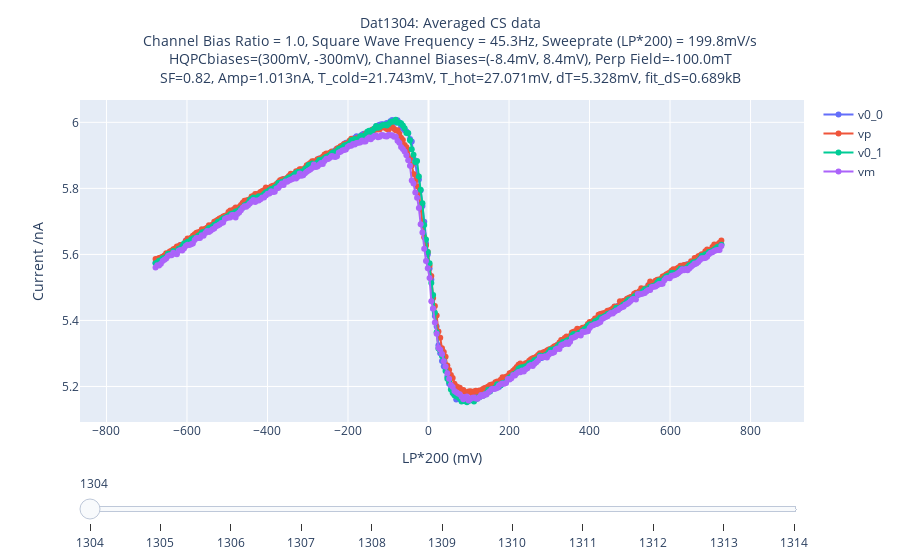
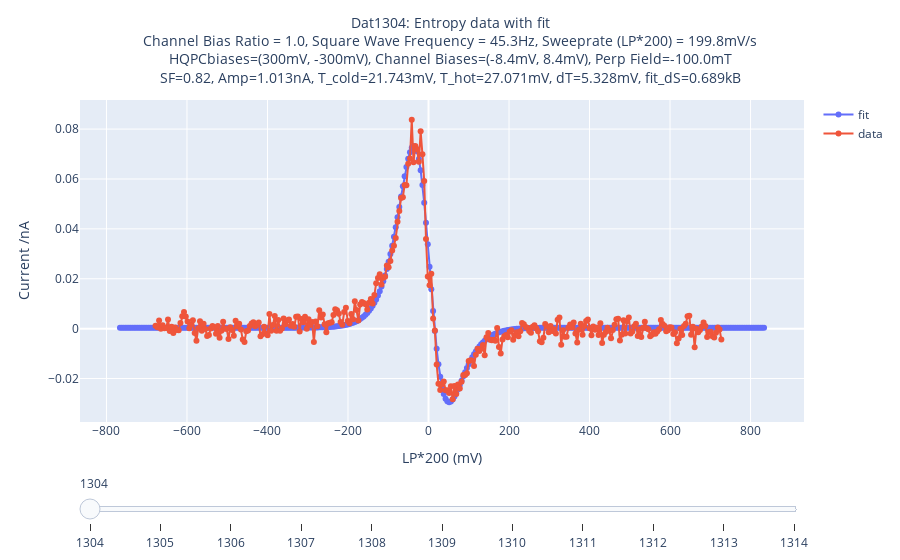
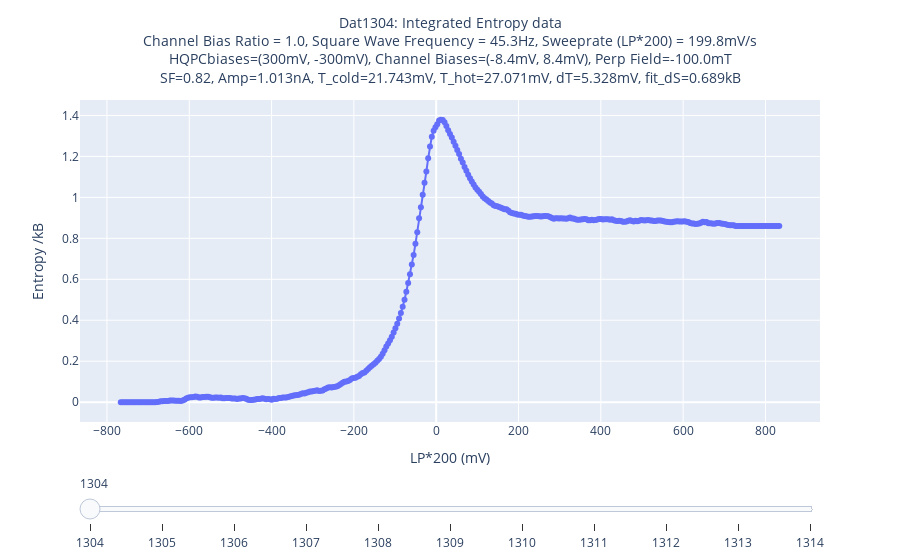

Notebook cell for these charts, in order:
### Code cell
save_graphs=save_graphs
for fig, name in zip([fig1, fig2, fig3], ['AveragedCS_vs_Channel_bias', 'Average_Entropy_With_Fit', 'Averaged_Integrated_Entropy']):
    fig.update_layout(hovermode = 'x unified',
                     title=dict(y=0.95,x=0.5,xanchor='center',yanchor='top', font=dict(size=14)))
    if save_graphs: 
        fig.write_html(export_path+f'Dats{dats[0].datnum}-{dats[-1].datnum}{name}.html')
    fig.show()

### Figure 1 — Plotly figure (JSON) as saved in the notebook; plotly's stock layout.template omitted (floating-point values rounded to 4 significant figures; data arrays with more than 128 entries replaced by an {"elided": "..."} marker saying what was removed)
{"data": [{"mode": "lines+markers", "name": "v0_0", "type": "scatter", "visible": true, "x": {"elided": "363 float values"}, "y": {"elided": "363 float values"}}, {"mode": "lines+markers", "name": "vp", "type": "scatter", "visible": true, "x": {"elided": "363 float values"}, "y": {"elided": "363 float values"}}, {"mode": "lines+markers", "name": "v0_1", "type": "scatter", "visible": true, "x": {"elided": "363 float values"}, "y": {"elided": "363 float values"}}, {"mode": "lines+markers", "name": "vm", "type": "scatter", "visible": true, "x": {"elided": "363 float values"}, "y": {"elided": "363 float values"}}, {"mode": "lines+markers", "name": "v0_0", "type": "scatter", "visible": false, "x": {"elided": "363 float values"}, "y": {"elided": "363 float values"}}, {"mode": "lines+markers", "name": "vp", "type": "scatter", "visible": false, "x": {"elided": "363 float values"}, "y": {"elided": "363 float values"}}, {"mode": "lines+markers", "name": "v0_1", "type": "scatter", "visible": false, "x": {"elided": "363 float values"}, "y": {"elided": "363 float values"}}, {"mode": "lines+markers", "name": "vm", "type": "scatter", "visible": false, "x": {"elided": "363 float values"}, "y": {"elided": "363 float values"}}, {"mode": "lines+markers", "name": "v0_0", "type": "scatter", "visible": false, "x": {"elided": "363 float values"}, "y": {"elided": "363 float values"}}, {"mode": "lines+markers", "name": "vp", "type": "scatter", "visible": false, "x": {"elided": "363 float values"}, "y": {"elided": "363 float values"}}, {"mode": "lines+markers", "name": "v0_1", "type": "scatter", "visible": false, "x": {"elided": "363 float values"}, "y": {"elided": "363 float values"}}, {"mode": "lines+markers", "name": "vm", "type": "scatter", "visible": false, "x": {"elided": "363 float values"}, "y": {"elided": "363 float values"}}, {"mode": "lines+markers", "name": "v0_0", "type": "scatter", "visible": false, "x": {"elided": "363 float values"}, "y": {"elided": "363 float values"}}, {"mode": "lines+markers", "name": "vp", "type": "scatter", "visible": false, "x": {"elided": "363 float values"}, "y": {"elided": "363 float values"}}, {"mode": "lines+markers", "name": "v0_1", "type": "scatter", "visible": false, "x": {"elided": "363 float values"}, "y": {"elided": "363 float values"}}, {"mode": "lines+markers", "name": "vm", "type": "scatter", "visible": false, "x": {"elided": "363 float values"}, "y": {"elided": "363 float values"}}, {"mode": "lines+markers", "name": "v0_0", "type": "scatter", "visible": false, "x": {"elided": "363 float values"}, "y": {"elided": "363 float values"}}, {"mode": "lines+markers", "name": "vp", "type": "scatter", "visible": false, "x": {"elided": "363 float values"}, "y": {"elided": "363 float values"}}, {"mode": "lines+markers", "name": "v0_1", "type": "scatter", "visible": false, "x": {"elided": "363 float values"}, "y": {"elided": "363 float values"}}, {"mode": "lines+markers", "name": "vm", "type": "scatter", "visible": false, "x": {"elided": "363 float values"}, "y": {"elided": "363 float values"}}, {"mode": "lines+markers", "name": "v0_0", "type": "scatter", "visible": false, "x": {"elided": "363 float values"}, "y": {"elided": "363 float values"}}, {"mode": "lines+markers", "name": "vp", "type": "scatter", "visible": false, "x": {"elided": "363 float values"}, "y": {"elided": "363 float values"}}, {"mode": "lines+markers", "name": "v0_1", "type": "scatter", "visible": false, "x": {"elided": "363 float values"}, "y": {"elided": "363 float values"}}, {"mode": "lines+markers", "name": "vm", "type": "scatter", "visible": false, "x": {"elided": "363 float values"}, "y": {"elided": "363 float values"}}, {"mode": "lines+markers", "name": "v0_0", "type": "scatter", "visible": false, "x": {"elided": "363 float values"}, "y": {"elided": "363 float values"}}, {"mode": "lines+markers", "name": "vp", "type": "scatter", "visible": false, "x": {"elided": "363 float values"}, "y": {"elided": "363 float values"}}, {"mode": "lines+markers", "name": "v0_1", "type": "scatter", "visible": false, "x": {"elided": "363 float values"}, "y": {"elided": "363 float values"}}, {"mode": "lines+markers", "name": "vm", "type": "scatter", "visible": false, "x": {"elided": "363 float values"}, "y": {"elided": "363 float values"}}, {"mode": "lines+markers", "name": "v0_0", "type": "scatter", "visible": false, "x": {"elided": "363 float values"}, "y": {"elided": "363 float values"}}, {"mode": "lines+markers", "name": "vp", "type": "scatter", "visible": false, "x": {"elided": "363 float values"}, "y": {"elided": "363 float values"}}, {"mode": "lines+markers", "name": "v0_1", "type": "scatter", "visible": false, "x": {"elided": "363 float values"}, "y": {"elided": "363 float values"}}, {"mode": "lines+markers", "name": "vm", "type": "scatter", "visible": false, "x": {"elided": "363 float values"}, "y": {"elided": "363 float values"}}, {"mode": "lines+markers", "name": "v0_0", "type": "scatter", "visible": false, "x": {"elided": "363 float values"}, "y": {"elided": "363 float values"}}, {"mode": "lines+markers", "name": "vp", "type": "scatter", "visible": false, "x": {"elided": "363 float values"}, "y": {"elided": "363 float values"}}, {"mode": "lines+markers", "name": "v0_1", "type": "scatter", "visible": false, "x": {"elided": "363 float values"}, "y": {"elided": "363 float values"}}, {"mode": "lines+markers", "name": "vm", "type": "scatter", "visible": false, "x": {"elided": "363 float values"}, "y": {"elided": "363 float values"}}, {"mode": "lines+markers", "name": "v0_0", "type": "scatter", "visible": false, "x": {"elided": "363 float values"}, "y": {"elided": "363 float values"}}, {"mode": "lines+markers", "name": "vp", "type": "scatter", "visible": false, "x": {"elided": "363 float values"}, "y": {"elided": "363 float values"}}, {"mode": "lines+markers", "name": "v0_1", "type": "scatter", "visible": false, "x": {"elided": "363 float values"}, "y": {"elided": "363 float values"}}, {"mode": "lines+markers", "name": "vm", "type": "scatter", "visible": false, "x": {"elided": "363 float values"}, "y": {"elided": "363 float values"}}, {"mode": "lines+markers", "name": "v0_0", "type": "scatter", "visible": false, "x": {"elided": "363 float values"}, "y": {"elided": "363 float values"}}, {"mode": "lines+markers", "name": "vp", "type": "scatter", "visible": false, "x": {"elided": "363 float values"}, "y": {"elided": "363 float values"}}, {"mode": "lines+markers", "name": "v0_1", "type": "scatter", "visible": false, "x": {"elided": "363 float values"}, "y": {"elided": "363 float values"}}, {"mode": "lines+markers", "name": "vm", "type": "scatter", "visible": false, "x": {"elided": "363 float values"}, "y": {"elided": "363 float values"}}], "layout": {"autosize": true, "hovermode": "x unified", "sliders": [{"active": 0, "currentvalue": {"prefix": ""}, "pad": {"t": 50}, "steps": [{"args": [{"visible": [true, true, true, true, false, false, false, false, false, false, false, false, false, false, false, false, false, false, false, false, false, false, false, false, false, false, false, false, false, false, false, false, false, false, false, false, false, false, false, false, false, false, false, false]}, {"title": "Dat1304: Averaged CS data<br>Channel Bias Ratio = 1.0, Square Wave Frequency = 45.3Hz, Sweeprate (LP*200) = 199.8mV/s<br>HQPCbiases=(300mV, -300mV), Channel Biases=(-8.4mV, 8.4mV), Perp Field=-100.0mT<br>SF=0.82, Amp=1.013nA, T_cold=21.743mV, T_hot=27.071mV, dT=5.328mV, fit_dS=0.689kB"}, {"mode": "lines+markers"}], "label": "1304", "method": "update"}, {"args": [{"visible": [false, false, false, false, true, true, true, true, false, false, false, false, false, false, false, false, false, false, false, false, false, false, false, false, false, false, false, false, false, false, false, false, false, false, false, false, false, false, false, false, false, false, false, false]}, {"title": "Dat1305: Averaged CS data<br>Channel Bias Ratio = 1.0, Square Wave Frequency = 45.3Hz, Sweeprate (LP*200) = 199.8mV/s<br>HQPCbiases=(300mV, -300mV), Channel Biases=(-8.4mV, 8.4mV), Perp Field=-80.0mT<br>SF=0.67, Amp=1.044nA, T_cold=20.869mV, T_hot=27.156mV, dT=6.287mV, fit_dS=0.737kB"}, {"mode": "lines+markers"}], "label": "1305", "method": "update"}, {"args": [{"visible": [false, false, false, false, false, false, false, false, true, true, true, true, false, false, false, false, false, false, false, false, false, false, false, false, false, false, false, false, false, false, false, false, false, false, false, false, false, false, false, false, false, false, false, false]}, {"title": "Dat1306: Averaged CS data<br>Channel Bias Ratio = 1.0, Square Wave Frequency = 45.3Hz, Sweeprate (LP*200) = 199.8mV/s<br>HQPCbiases=(300mV, -300mV), Channel Biases=(-8.4mV, 8.4mV), Perp Field=-60.0mT<br>SF=0.69, Amp=1.051nA, T_cold=21.848mV, T_hot=27.972mV, dT=6.124mV, fit_dS=0.772kB"}, {"mode": "lines+markers"}], "label": "1306", "method": "update"}, {"args": [{"visible": [false, false, false, false, false, false, false, false, false, false, false, false, true, true, true, true, false, false, false, false, false, false, false, false, false, false, false, false, false, false, false, false, false, false, false, false, false, false, false, false, false, false, false, false]}, {"title": "Dat1307: Averaged CS data<br>Channel Bias Ratio = 1.0, Square Wave Frequency = 45.3Hz, Sweeprate (LP*200) = 199.8mV/s<br>HQPCbiases=(300mV, -300mV), Channel Biases=(-8.4mV, 8.4mV), Perp Field=-40.0mT<br>SF=0.71, Amp=1.045nA, T_cold=20.313mV, T_hot=26.305mV, dT=5.992mV, fit_dS=0.698kB"}, {"mode": "lines+markers"}], "label": "1307", "method": "update"}, {"args": [{"visible": [false, false, false, false, false, false, false, false, false, false, false, false, false, false, false, false, true, true, true, true, false, false, false, false, false, false, false, false, false, false, false, false, false, false, false, false, false, false, false, false, false, false, false, false]}, {"title": "Dat1308: Averaged CS data<br>Channel Bias Ratio = 1.0, Square Wave Frequency = 45.3Hz, Sweeprate (LP*200) = 199.8mV/s<br>HQPCbiases=(300mV, -300mV), Channel Biases=(-8.4mV, 8.4mV), Perp Field=-20.0mT<br>SF=0.70, Amp=1.046nA, T_cold=20.768mV, T_hot=26.767mV, dT=5.999mV, fit_dS=0.686kB"}, {"mode": "lines+markers"}], "label": "1308", "method": "update"}, {"args": [{"visible": [false, false, false, false, false, false, false, false, false, false, false, false, false, false, false, false, false, false, false, false, true, true, true, true, false, false, false, false, false, false, false, false, false, false, false, false, false, false, false, false, false, false, false, false]}, {"title": "Dat1309: Averaged CS data<br>Channel Bias Ratio = 1.0, Square Wave Frequency = 45.3Hz, Sweeprate (LP*200) = 199.8mV/s<br>HQPCbiases=(300mV, -300mV), Channel Biases=(-8.4mV, 8.4mV), Perp Field=0.0mT<br>SF=0.57, Amp=1.043nA, T_cold=20.691mV, T_hot=28.122mV, dT=7.431mV, fit_dS=0.668kB"}, {"mode": "lines+markers"}], "label": "1309", "method": "update"}, {"args": [{"visible": [false, false, false, false, false, false, false, false, false, false, false, false, false, false, false, false, false, false, false, false, false, false, false, false, true, true, true, true, false, false, false, false, false, false, false, false, false, false, false, false, false, false, false, false]}, {"title": "Dat1310: Averaged CS data<br>Channel Bias Ratio = 1.0, Square Wave Frequency = 45.3Hz, Sweeprate (LP*200) = 199.8mV/s<br>HQPCbiases=(300mV, -300mV), Channel Biases=(-8.4mV, 8.4mV), Perp Field=20.0mT<br>SF=0.63, Amp=1.049nA, T_cold=21.080mV, T_hot=27.761mV, dT=6.681mV, fit_dS=0.651kB"}, {"mode": "lines+markers"}], "label": "1310", "method": "update"}, {"args": [{"visible": [false, false, false, false, false, false, false, false, false, false, false, false, false, false, false, false, false, false, false, false, false, false, false, false, false, false, false, false, true, true, true, true, false, false, false, false, false, false, false, false, false, false, false, false]}, {"title": "Dat1311: Averaged CS data<br>Channel Bias Ratio = 1.0, Square Wave Frequency = 45.3Hz, Sweeprate (LP*200) = 199.8mV/s<br>HQPCbiases=(300mV, -300mV), Channel Biases=(-8.4mV, 8.4mV), Perp Field=40.0mT<br>SF=0.61, Amp=1.051nA, T_cold=20.967mV, T_hot=27.821mV, dT=6.853mV, fit_dS=0.734kB"}, {"mode": "lines+markers"}], "label": "1311", "method": "update"}, {"args": [{"visible": [false, false, false, false, false, false, false, false, false, false, false, false, false, false, false, false, false, false, false, false, false, false, false, false, false, false, false, false, false, false, false, false, true, true, true, true, false, false, false, false, false, false, false, false]}, {"title": "Dat1312: Averaged CS data<br>Channel Bias Ratio = 1.0, Square Wave Frequency = 45.3Hz, Sweeprate (LP*200) = 199.8mV/s<br>HQPCbiases=(300mV, -300mV), Channel Biases=(-8.4mV, 8.4mV), Perp Field=60.0mT<br>SF=0.58, Amp=1.051nA, T_cold=22.273mV, T_hot=29.559mV, dT=7.286mV, fit_dS=0.729kB"}, {"mode": "lines+markers"}], "label": "1312", "method": "update"}, {"args": [{"visible": [false, false, false, false, false, false, false, false, false, false, false, false, false, false, false, false, false, false, false, false, false, false, false, false, false, false, false, false, false, false, false, false, false, false, false, false, true, true, true, true, false, false, false, false]}, {"title": "Dat1313: Averaged CS data<br>Channel Bias Ratio = 1.0, Square Wave Frequency = 45.3Hz, Sweeprate (LP*200) = 199.8mV/s<br>HQPCbiases=(300mV, -300mV), Channel Biases=(-8.4mV, 8.4mV), Perp Field=80.0mT<br>SF=0.62, Amp=1.046nA, T_cold=20.816mV, T_hot=27.674mV, dT=6.858mV, fit_dS=0.681kB"}, {"mode": "lines+markers"}], "label": "1313", "method": "update"}, {"args": [{"visible": [false, false, false, false, false, false, false, false, false, false, false, false, false, false, false, false, false, false, false, false, false, false, false, false, false, false, false, false, false, false, false, false, false, false, false, false, false, false, false, false, true, true, true, true]}, {"title": "Dat1314: Averaged CS data<br>Channel Bias Ratio = 1.0, Square Wave Frequency = 45.3Hz, Sweeprate (LP*200) = 199.8mV/s<br>HQPCbiases=(300mV, -300mV), Channel Biases=(-8.4mV, 8.4mV), Perp Field=100.0mT<br>SF=0.58, Amp=1.046nA, T_cold=20.829mV, T_hot=28.122mV, dT=7.293mV, fit_dS=0.669kB"}, {"mode": "lines+markers"}], "label": "1314", "method": "update"}]}], "title": {"font": {"size": 14}, "text": "Dat1304: Averaged CS data<br>Channel Bias Ratio = 1.0, Square Wave Frequency = 45.3Hz, Sweeprate (LP*200) = 199.8mV/s<br>HQPCbiases=(300mV, -300mV), Channel Biases=(-8.4mV, 8.4mV), Perp Field=-100.0mT<br>SF=0.82, Amp=1.013nA, T_cold=21.743mV, T_hot=27.071mV, dT=5.328mV, fit_dS=0.689kB", "x": 0.5, "xanchor": "center", "y": 0.95, "yanchor": "top"}, "xaxis": {"autorange": true, "range": [-861.3, 928.4], "title": {"text": "LP*200 (mV)"}, "type": "linear"}, "yaxis": {"autorange": true, "range": [5.086, 6.074], "title": {"text": "Current /nA"}, "type": "linear"}}}

### Figure 2 — Plotly figure (JSON) as saved in the notebook; plotly's stock layout.template omitted (floating-point values rounded to 4 significant figures; data arrays with more than 128 entries replaced by an {"elided": "..."} marker saying what was removed)
{"data": [{"mode": "lines+markers", "name": "fit", "type": "scatter", "visible": true, "x": {"elided": "363 float values"}, "y": {"elided": "363 float values"}}, {"mode": "lines+markers", "name": "data", "type": "scatter", "visible": true, "x": {"elided": "363 float values"}, "y": {"elided": "363 float values"}}, {"mode": "lines+markers", "name": "fit", "type": "scatter", "visible": false, "x": {"elided": "363 float values"}, "y": {"elided": "363 float values"}}, {"mode": "lines+markers", "name": "data", "type": "scatter", "visible": false, "x": {"elided": "363 float values"}, "y": {"elided": "363 float values"}}, {"mode": "lines+markers", "name": "fit", "type": "scatter", "visible": false, "x": {"elided": "363 float values"}, "y": {"elided": "363 float values"}}, {"mode": "lines+markers", "name": "data", "type": "scatter", "visible": false, "x": {"elided": "363 float values"}, "y": {"elided": "363 float values"}}, {"mode": "lines+markers", "name": "fit", "type": "scatter", "visible": false, "x": {"elided": "363 float values"}, "y": {"elided": "363 float values"}}, {"mode": "lines+markers", "name": "data", "type": "scatter", "visible": false, "x": {"elided": "363 float values"}, "y": {"elided": "363 float values"}}, {"mode": "lines+markers", "name": "fit", "type": "scatter", "visible": false, "x": {"elided": "363 float values"}, "y": {"elided": "363 float values"}}, {"mode": "lines+markers", "name": "data", "type": "scatter", "visible": false, "x": {"elided": "363 float values"}, "y": {"elided": "363 float values"}}, {"mode": "lines+markers", "name": "fit", "type": "scatter", "visible": false, "x": {"elided": "363 float values"}, "y": {"elided": "363 float values"}}, {"mode": "lines+markers", "name": "data", "type": "scatter", "visible": false, "x": {"elided": "363 float values"}, "y": {"elided": "363 float values"}}, {"mode": "lines+markers", "name": "fit", "type": "scatter", "visible": false, "x": {"elided": "363 float values"}, "y": {"elided": "363 float values"}}, {"mode": "lines+markers", "name": "data", "type": "scatter", "visible": false, "x": {"elided": "363 float values"}, "y": {"elided": "363 float values"}}, {"mode": "lines+markers", "name": "fit", "type": "scatter", "visible": false, "x": {"elided": "363 float values"}, "y": {"elided": "363 float values"}}, {"mode": "lines+markers", "name": "data", "type": "scatter", "visible": false, "x": {"elided": "363 float values"}, "y": {"elided": "363 float values"}}, {"mode": "lines+markers", "name": "fit", "type": "scatter", "visible": false, "x": {"elided": "363 float values"}, "y": {"elided": "363 float values"}}, {"mode": "lines+markers", "name": "data", "type": "scatter", "visible": false, "x": {"elided": "363 float values"}, "y": {"elided": "363 float values"}}, {"mode": "lines+markers", "name": "fit", "type": "scatter", "visible": false, "x": {"elided": "363 float values"}, "y": {"elided": "363 float values"}}, {"mode": "lines+markers", "name": "data", "type": "scatter", "visible": false, "x": {"elided": "363 float values"}, "y": {"elided": "363 float values"}}, {"mode": "lines+markers", "name": "fit", "type": "scatter", "visible": false, "x": {"elided": "363 float values"}, "y": {"elided": "363 float values"}}, {"mode": "lines+markers", "name": "data", "type": "scatter", "visible": false, "x": {"elided": "363 float values"}, "y": {"elided": "363 float values"}}], "layout": {"autosize": true, "hovermode": "x unified", "sliders": [{"active": 0, "currentvalue": {"prefix": ""}, "pad": {"t": 50}, "steps": [{"args": [{"visible": [true, true, false, false, false, false, false, false, false, false, false, false, false, false, false, false, false, false, false, false, false, false]}, {"title": "Dat1304: Entropy data with fit<br>Channel Bias Ratio = 1.0, Square Wave Frequency = 45.3Hz, Sweeprate (LP*200) = 199.8mV/s<br>HQPCbiases=(300mV, -300mV), Channel Biases=(-8.4mV, 8.4mV), Perp Field=-100.0mT<br>SF=0.82, Amp=1.013nA, T_cold=21.743mV, T_hot=27.071mV, dT=5.328mV, fit_dS=0.689kB"}, {"mode": "lines+markers"}], "label": "1304", "method": "update"}, {"args": [{"visible": [false, false, true, true, false, false, false, false, false, false, false, false, false, false, false, false, false, false, false, false, false, false]}, {"title": "Dat1305: Entropy data with fit<br>Channel Bias Ratio = 1.0, Square Wave Frequency = 45.3Hz, Sweeprate (LP*200) = 199.8mV/s<br>HQPCbiases=(300mV, -300mV), Channel Biases=(-8.4mV, 8.4mV), Perp Field=-80.0mT<br>SF=0.67, Amp=1.044nA, T_cold=20.869mV, T_hot=27.156mV, dT=6.287mV, fit_dS=0.737kB"}, {"mode": "lines+markers"}], "label": "1305", "method": "update"}, {"args": [{"visible": [false, false, false, false, true, true, false, false, false, false, false, false, false, false, false, false, false, false, false, false, false, false]}, {"title": "Dat1306: Entropy data with fit<br>Channel Bias Ratio = 1.0, Square Wave Frequency = 45.3Hz, Sweeprate (LP*200) = 199.8mV/s<br>HQPCbiases=(300mV, -300mV), Channel Biases=(-8.4mV, 8.4mV), Perp Field=-60.0mT<br>SF=0.69, Amp=1.051nA, T_cold=21.848mV, T_hot=27.972mV, dT=6.124mV, fit_dS=0.772kB"}, {"mode": "lines+markers"}], "label": "1306", "method": "update"}, {"args": [{"visible": [false, false, false, false, false, false, true, true, false, false, false, false, false, false, false, false, false, false, false, false, false, false]}, {"title": "Dat1307: Entropy data with fit<br>Channel Bias Ratio = 1.0, Square Wave Frequency = 45.3Hz, Sweeprate (LP*200) = 199.8mV/s<br>HQPCbiases=(300mV, -300mV), Channel Biases=(-8.4mV, 8.4mV), Perp Field=-40.0mT<br>SF=0.71, Amp=1.045nA, T_cold=20.313mV, T_hot=26.305mV, dT=5.992mV, fit_dS=0.698kB"}, {"mode": "lines+markers"}], "label": "1307", "method": "update"}, {"args": [{"visible": [false, false, false, false, false, false, false, false, true, true, false, false, false, false, false, false, false, false, false, false, false, false]}, {"title": "Dat1308: Entropy data with fit<br>Channel Bias Ratio = 1.0, Square Wave Frequency = 45.3Hz, Sweeprate (LP*200) = 199.8mV/s<br>HQPCbiases=(300mV, -300mV), Channel Biases=(-8.4mV, 8.4mV), Perp Field=-20.0mT<br>SF=0.70, Amp=1.046nA, T_cold=20.768mV, T_hot=26.767mV, dT=5.999mV, fit_dS=0.686kB"}, {"mode": "lines+markers"}], "label": "1308", "method": "update"}, {"args": [{"visible": [false, false, false, false, false, false, false, false, false, false, true, true, false, false, false, false, false, false, false, false, false, false]}, {"title": "Dat1309: Entropy data with fit<br>Channel Bias Ratio = 1.0, Square Wave Frequency = 45.3Hz, Sweeprate (LP*200) = 199.8mV/s<br>HQPCbiases=(300mV, -300mV), Channel Biases=(-8.4mV, 8.4mV), Perp Field=0.0mT<br>SF=0.57, Amp=1.043nA, T_cold=20.691mV, T_hot=28.122mV, dT=7.431mV, fit_dS=0.668kB"}, {"mode": "lines+markers"}], "label": "1309", "method": "update"}, {"args": [{"visible": [false, false, false, false, false, false, false, false, false, false, false, false, true, true, false, false, false, false, false, false, false, false]}, {"title": "Dat1310: Entropy data with fit<br>Channel Bias Ratio = 1.0, Square Wave Frequency = 45.3Hz, Sweeprate (LP*200) = 199.8mV/s<br>HQPCbiases=(300mV, -300mV), Channel Biases=(-8.4mV, 8.4mV), Perp Field=20.0mT<br>SF=0.63, Amp=1.049nA, T_cold=21.080mV, T_hot=27.761mV, dT=6.681mV, fit_dS=0.651kB"}, {"mode": "lines+markers"}], "label": "1310", "method": "update"}, {"args": [{"visible": [false, false, false, false, false, false, false, false, false, false, false, false, false, false, true, true, false, false, false, false, false, false]}, {"title": "Dat1311: Entropy data with fit<br>Channel Bias Ratio = 1.0, Square Wave Frequency = 45.3Hz, Sweeprate (LP*200) = 199.8mV/s<br>HQPCbiases=(300mV, -300mV), Channel Biases=(-8.4mV, 8.4mV), Perp Field=40.0mT<br>SF=0.61, Amp=1.051nA, T_cold=20.967mV, T_hot=27.821mV, dT=6.853mV, fit_dS=0.734kB"}, {"mode": "lines+markers"}], "label": "1311", "method": "update"}, {"args": [{"visible": [false, false, false, false, false, false, false, false, false, false, false, false, false, false, false, false, true, true, false, false, false, false]}, {"title": "Dat1312: Entropy data with fit<br>Channel Bias Ratio = 1.0, Square Wave Frequency = 45.3Hz, Sweeprate (LP*200) = 199.8mV/s<br>HQPCbiases=(300mV, -300mV), Channel Biases=(-8.4mV, 8.4mV), Perp Field=60.0mT<br>SF=0.58, Amp=1.051nA, T_cold=22.273mV, T_hot=29.559mV, dT=7.286mV, fit_dS=0.729kB"}, {"mode": "lines+markers"}], "label": "1312", "method": "update"}, {"args": [{"visible": [false, false, false, false, false, false, false, false, false, false, false, false, false, false, false, false, false, false, true, true, false, false]}, {"title": "Dat1313: Entropy data with fit<br>Channel Bias Ratio = 1.0, Square Wave Frequency = 45.3Hz, Sweeprate (LP*200) = 199.8mV/s<br>HQPCbiases=(300mV, -300mV), Channel Biases=(-8.4mV, 8.4mV), Perp Field=80.0mT<br>SF=0.62, Amp=1.046nA, T_cold=20.816mV, T_hot=27.674mV, dT=6.858mV, fit_dS=0.681kB"}, {"mode": "lines+markers"}], "label": "1313", "method": "update"}, {"args": [{"visible": [false, false, false, false, false, false, false, false, false, false, false, false, false, false, false, false, false, false, false, false, true, true]}, {"title": "Dat1314: Entropy data with fit<br>Channel Bias Ratio = 1.0, Square Wave Frequency = 45.3Hz, Sweeprate (LP*200) = 199.8mV/s<br>HQPCbiases=(300mV, -300mV), Channel Biases=(-8.4mV, 8.4mV), Perp Field=100.0mT<br>SF=0.58, Amp=1.046nA, T_cold=20.829mV, T_hot=28.122mV, dT=7.293mV, fit_dS=0.669kB"}, {"mode": "lines+markers"}], "label": "1314", "method": "update"}]}], "title": {"font": {"size": 14}, "text": "Dat1304: Entropy data with fit<br>Channel Bias Ratio = 1.0, Square Wave Frequency = 45.3Hz, Sweeprate (LP*200) = 199.8mV/s<br>HQPCbiases=(300mV, -300mV), Channel Biases=(-8.4mV, 8.4mV), Perp Field=-100.0mT<br>SF=0.82, Amp=1.013nA, T_cold=21.743mV, T_hot=27.071mV, dT=5.328mV, fit_dS=0.689kB", "x": 0.5, "xanchor": "center", "y": 0.95, "yanchor": "top"}, "xaxis": {"autorange": true, "range": [-861.3, 928.3], "title": {"text": "LP*200 (mV)"}, "type": "linear"}, "yaxis": {"autorange": true, "range": [-0.03829, 0.09252], "title": {"text": "Current /nA"}, "type": "linear"}}}

### Figure 3 — Plotly figure (JSON) as saved in the notebook; plotly's stock layout.template omitted (floating-point values rounded to 4 significant figures; data arrays with more than 128 entries replaced by an {"elided": "..."} marker saying what was removed)
{"data": [{"mode": "lines+markers", "type": "scatter", "visible": true, "x": {"elided": "363 float values"}, "y": {"elided": "363 float values"}}, {"mode": "lines+markers", "type": "scatter", "visible": false, "x": {"elided": "363 float values"}, "y": {"elided": "363 float values"}}, {"mode": "lines+markers", "type": "scatter", "visible": false, "x": {"elided": "363 float values"}, "y": {"elided": "363 float values"}}, {"mode": "lines+markers", "type": "scatter", "visible": false, "x": {"elided": "363 float values"}, "y": {"elided": "363 float values"}}, {"mode": "lines+markers", "type": "scatter", "visible": false, "x": {"elided": "363 float values"}, "y": {"elided": "363 float values"}}, {"mode": "lines+markers", "type": "scatter", "visible": false, "x": {"elided": "363 float values"}, "y": {"elided": "363 float values"}}, {"mode": "lines+markers", "type": "scatter", "visible": false, "x": {"elided": "363 float values"}, "y": {"elided": "363 float values"}}, {"mode": "lines+markers", "type": "scatter", "visible": false, "x": {"elided": "363 float values"}, "y": {"elided": "363 float values"}}, {"mode": "lines+markers", "type": "scatter", "visible": false, "x": {"elided": "363 float values"}, "y": {"elided": "363 float values"}}, {"mode": "lines+markers", "type": "scatter", "visible": false, "x": {"elided": "363 float values"}, "y": {"elided": "363 float values"}}, {"mode": "lines+markers", "type": "scatter", "visible": false, "x": {"elided": "363 float values"}, "y": {"elided": "363 float values"}}], "layout": {"autosize": true, "hovermode": "x unified", "sliders": [{"active": 0, "currentvalue": {"prefix": ""}, "pad": {"t": 50}, "steps": [{"args": [{"visible": [true, false, false, false, false, false, false, false, false, false, false]}, {"title": "Dat1304: Integrated Entropy data<br>Channel Bias Ratio = 1.0, Square Wave Frequency = 45.3Hz, Sweeprate (LP*200) = 199.8mV/s<br>HQPCbiases=(300mV, -300mV), Channel Biases=(-8.4mV, 8.4mV), Perp Field=-100.0mT<br>SF=0.82, Amp=1.013nA, T_cold=21.743mV, T_hot=27.071mV, dT=5.328mV, fit_dS=0.689kB"}, {"mode": "lines+markers"}], "label": "1304", "method": "update"}, {"args": [{"visible": [false, true, false, false, false, false, false, false, false, false, false]}, {"title": "Dat1305: Integrated Entropy data<br>Channel Bias Ratio = 1.0, Square Wave Frequency = 45.3Hz, Sweeprate (LP*200) = 199.8mV/s<br>HQPCbiases=(300mV, -300mV), Channel Biases=(-8.4mV, 8.4mV), Perp Field=-80.0mT<br>SF=0.67, Amp=1.044nA, T_cold=20.869mV, T_hot=27.156mV, dT=6.287mV, fit_dS=0.737kB"}, {"mode": "lines+markers"}], "label": "1305", "method": "update"}, {"args": [{"visible": [false, false, true, false, false, false, false, false, false, false, false]}, {"title": "Dat1306: Integrated Entropy data<br>Channel Bias Ratio = 1.0, Square Wave Frequency = 45.3Hz, Sweeprate (LP*200) = 199.8mV/s<br>HQPCbiases=(300mV, -300mV), Channel Biases=(-8.4mV, 8.4mV), Perp Field=-60.0mT<br>SF=0.69, Amp=1.051nA, T_cold=21.848mV, T_hot=27.972mV, dT=6.124mV, fit_dS=0.772kB"}, {"mode": "lines+markers"}], "label": "1306", "method": "update"}, {"args": [{"visible": [false, false, false, true, false, false, false, false, false, false, false]}, {"title": "Dat1307: Integrated Entropy data<br>Channel Bias Ratio = 1.0, Square Wave Frequency = 45.3Hz, Sweeprate (LP*200) = 199.8mV/s<br>HQPCbiases=(300mV, -300mV), Channel Biases=(-8.4mV, 8.4mV), Perp Field=-40.0mT<br>SF=0.71, Amp=1.045nA, T_cold=20.313mV, T_hot=26.305mV, dT=5.992mV, fit_dS=0.698kB"}, {"mode": "lines+markers"}], "label": "1307", "method": "update"}, {"args": [{"visible": [false, false, false, false, true, false, false, false, false, false, false]}, {"title": "Dat1308: Integrated Entropy data<br>Channel Bias Ratio = 1.0, Square Wave Frequency = 45.3Hz, Sweeprate (LP*200) = 199.8mV/s<br>HQPCbiases=(300mV, -300mV), Channel Biases=(-8.4mV, 8.4mV), Perp Field=-20.0mT<br>SF=0.70, Amp=1.046nA, T_cold=20.768mV, T_hot=26.767mV, dT=5.999mV, fit_dS=0.686kB"}, {"mode": "lines+markers"}], "label": "1308", "method": "update"}, {"args": [{"visible": [false, false, false, false, false, true, false, false, false, false, false]}, {"title": "Dat1309: Integrated Entropy data<br>Channel Bias Ratio = 1.0, Square Wave Frequency = 45.3Hz, Sweeprate (LP*200) = 199.8mV/s<br>HQPCbiases=(300mV, -300mV), Channel Biases=(-8.4mV, 8.4mV), Perp Field=0.0mT<br>SF=0.57, Amp=1.043nA, T_cold=20.691mV, T_hot=28.122mV, dT=7.431mV, fit_dS=0.668kB"}, {"mode": "lines+markers"}], "label": "1309", "method": "update"}, {"args": [{"visible": [false, false, false, false, false, false, true, false, false, false, false]}, {"title": "Dat1310: Integrated Entropy data<br>Channel Bias Ratio = 1.0, Square Wave Frequency = 45.3Hz, Sweeprate (LP*200) = 199.8mV/s<br>HQPCbiases=(300mV, -300mV), Channel Biases=(-8.4mV, 8.4mV), Perp Field=20.0mT<br>SF=0.63, Amp=1.049nA, T_cold=21.080mV, T_hot=27.761mV, dT=6.681mV, fit_dS=0.651kB"}, {"mode": "lines+markers"}], "label": "1310", "method": "update"}, {"args": [{"visible": [false, false, false, false, false, false, false, true, false, false, false]}, {"title": "Dat1311: Integrated Entropy data<br>Channel Bias Ratio = 1.0, Square Wave Frequency = 45.3Hz, Sweeprate (LP*200) = 199.8mV/s<br>HQPCbiases=(300mV, -300mV), Channel Biases=(-8.4mV, 8.4mV), Perp Field=40.0mT<br>SF=0.61, Amp=1.051nA, T_cold=20.967mV, T_hot=27.821mV, dT=6.853mV, fit_dS=0.734kB"}, {"mode": "lines+markers"}], "label": "1311", "method": "update"}, {"args": [{"visible": [false, false, false, false, false, false, false, false, true, false, false]}, {"title": "Dat1312: Integrated Entropy data<br>Channel Bias Ratio = 1.0, Square Wave Frequency = 45.3Hz, Sweeprate (LP*200) = 199.8mV/s<br>HQPCbiases=(300mV, -300mV), Channel Biases=(-8.4mV, 8.4mV), Perp Field=60.0mT<br>SF=0.58, Amp=1.051nA, T_cold=22.273mV, T_hot=29.559mV, dT=7.286mV, fit_dS=0.729kB"}, {"mode": "lines+markers"}], "label": "1312", "method": "update"}, {"args": [{"visible": [false, false, false, false, false, false, false, false, false, true, false]}, {"title": "Dat1313: Integrated Entropy data<br>Channel Bias Ratio = 1.0, Square Wave Frequency = 45.3Hz, Sweeprate (LP*200) = 199.8mV/s<br>HQPCbiases=(300mV, -300mV), Channel Biases=(-8.4mV, 8.4mV), Perp Field=80.0mT<br>SF=0.62, Amp=1.046nA, T_cold=20.816mV, T_hot=27.674mV, dT=6.858mV, fit_dS=0.681kB"}, {"mode": "lines+markers"}], "label": "1313", "method": "update"}, {"args": [{"visible": [false, false, false, false, false, false, false, false, false, false, true]}, {"title": "Dat1314: Integrated Entropy data<br>Channel Bias Ratio = 1.0, Square Wave Frequency = 45.3Hz, Sweeprate (LP*200) = 199.8mV/s<br>HQPCbiases=(300mV, -300mV), Channel Biases=(-8.4mV, 8.4mV), Perp Field=100.0mT<br>SF=0.58, Amp=1.046nA, T_cold=20.829mV, T_hot=28.122mV, dT=7.293mV, fit_dS=0.669kB"}, {"mode": "lines+markers"}], "label": "1314", "method": "update"}]}], "title": {"font": {"size": 14}, "text": "Dat1304: Integrated Entropy data<br>Channel Bias Ratio = 1.0, Square Wave Frequency = 45.3Hz, Sweeprate (LP*200) = 199.8mV/s<br>HQPCbiases=(300mV, -300mV), Channel Biases=(-8.4mV, 8.4mV), Perp Field=-100.0mT<br>SF=0.82, Amp=1.013nA, T_cold=21.743mV, T_hot=27.071mV, dT=5.328mV, fit_dS=0.689kB", "x": 0.5, "xanchor": "center", "y": 0.95, "yanchor": "top"}, "xaxis": {"autorange": true, "range": [-861.2, 928.2], "title": {"text": "LP*200 (mV)"}, "type": "linear"}, "yaxis": {"autorange": true, "range": [-0.1073, 1.486], "title": {"text": "Entropy /kB"}, "type": "linear"}}}
